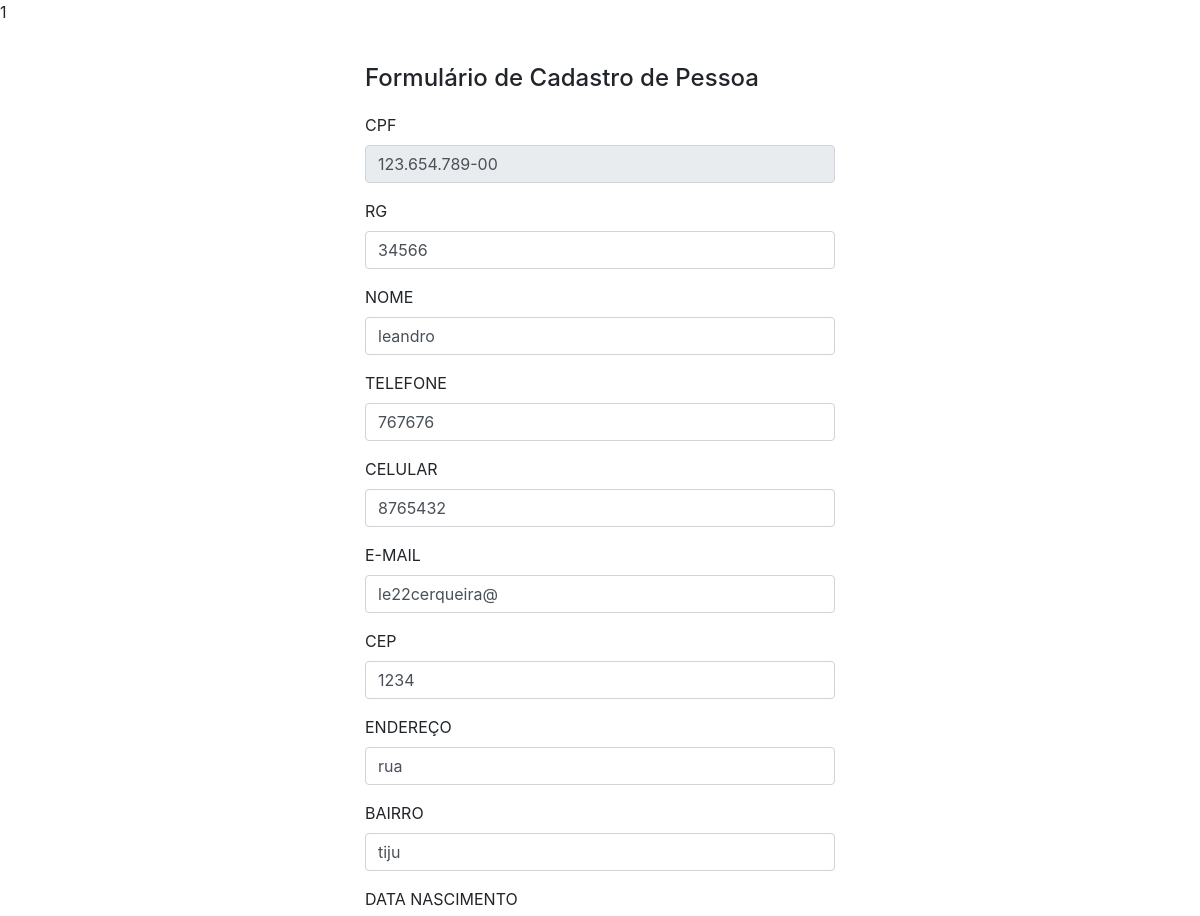
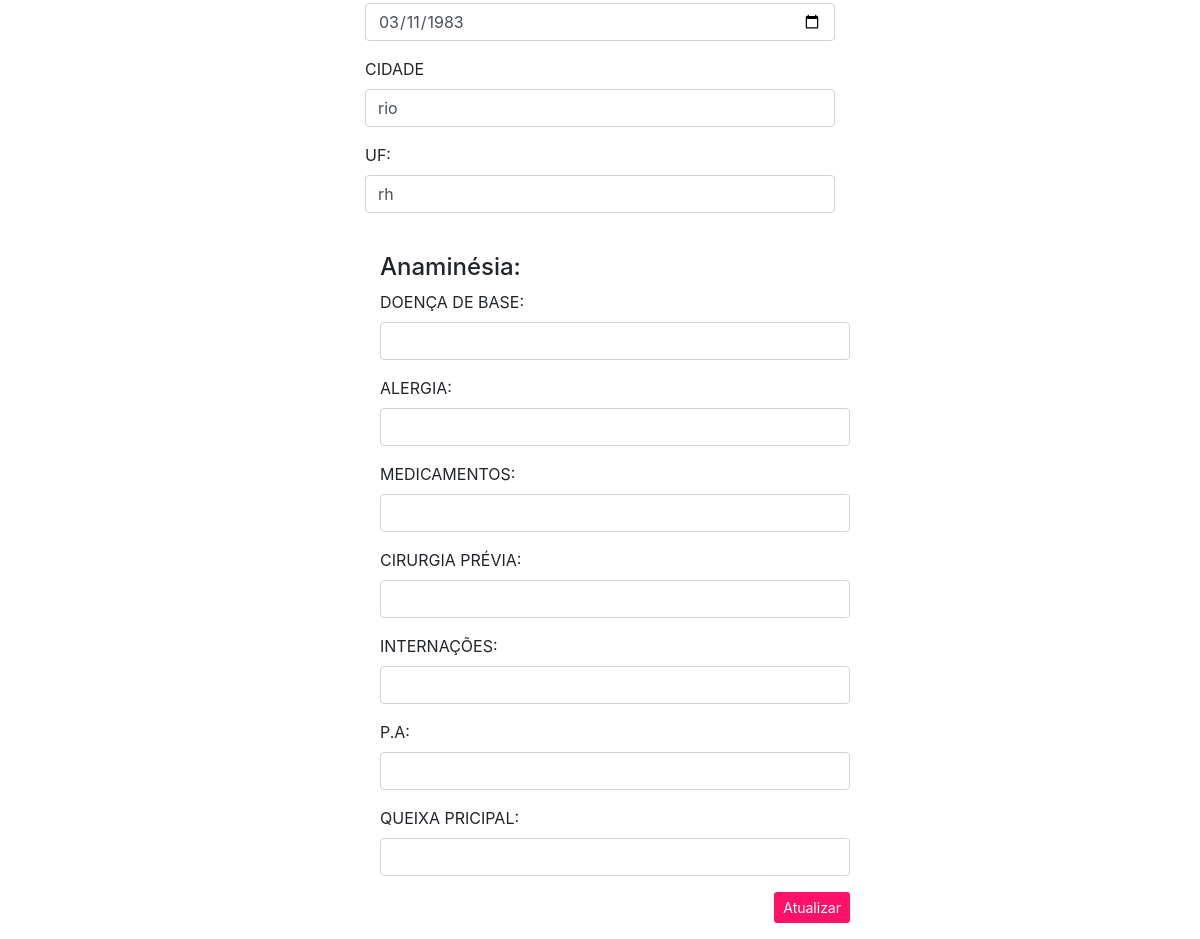
/editar_pessoa.php?id=1, run on the app's committed database (2 pictures, top to bottom).
### tables this page shows
CREATE TABLE `cadpessoa` (
  `id_pessoa` int(11) NOT NULL,
  `cpf` varchar(15) NOT NULL,
  `rg` varchar(15) NOT NULL,
  `nome` varchar(100) NOT NULL,
  `telefone` varchar(15) NOT NULL,
  `celular` varchar(15) NOT NULL,
  `email` varchar(50) NOT NULL,
  `cep` varchar(15) NOT NULL,
  `endereco` varchar(100) NOT NULL,
  `bairro` varchar(50) NOT NULL,
  `nascimento` date NOT NULL,
  `cidade` varchar(30) NOT NULL,
  `uf` varchar(5) DEFAULT NULL,
  `doencabase` varchar(255) DEFAULT NULL,
  `alergia` varchar(255) DEFAULT NULL,
  `medicamentos` varchar(255) DEFAULT NULL,
  `cirurgia` varchar(255) DEFAULT NULL,
  `internacoes` varchar(255) DEFAULT NULL,
  `pa` varchar(255) DEFAULT NULL,
  `queixaprinc` varchar(255) DEFAULT NULL
);

### editar_pessoa.php (the view, shortened to what this page needs)
<?php
include 'conexao.php';
echo $id = $_GET['id'];
?>
<!DOCTYPE html>
<html>
<head>
	<link rel="stylesheet" href="https://stackpath.bootstrapcdn.com/bootstrap/4.3.1/css/bootstrap.min.css">
</head>
<body>
	<div class="container" id="tamanhoContainer" style="margin-top: 40px">
		<h4>Formulário de Cadastro de Pessoa</h4>
		<form action="_cadastra_pessoa.php" method="post" style="margin-top: 20px" >
            <?php
            $sql = "SELECT * FROM `cadpessoa` WHERE id_pessoa = $id";
            $buscar = mysqli_query($conexao,$sql);
            while ($array = mysqli_fetch_array($buscar)) {
    			$cpf = $array['cpf'];
    			$rg = $array['rg'];
    			$nome = $array['nome'];
    			$telefone = $array['telefone'];
    			$celular = $array['celular'];
                $email = $array['email'];
                $cep = $array['cep'];
                $endereco = $array['endereco'];
                $bairro = $array['bairro'];
                $nascimento = $array['nascimento'];
                $cidade = $array['cidade'];
                $uf = $array['uf'];
                $doencabase = $array['doencabase'];
                $alergia = $array['alergia'];
                $medicamentos = $array['medicamentos'];
                $cirurgia = $array['cirurgia'];
                $internacoes = $array['internacoes'];
                $pa = $array['pa'];
                $queixaprinc = $array['queixaprinc'];
            ?>
  			<div class="form-group">
    			<label>CPF</label>
    			<input type="text" class="form-control" name="cpf" value="<?php echo $cpf ?>" disabled>
    		</div>
			<div class="form-group">
    			<label>RG</label>
    			<input type="text" class="form-control" name="rg" value="<?php echo $rg ?>">
    		</div>
    		<div class="form-group">
    			<label>NOME</label>
    			<input type="text" class="form-control" name="nome" value="<?php echo $nome ?>">
    		</div>
            <div class="form-group">
    			<label>TELEFONE</label>
    			<input type="text" class="form-control" name="telefone" value="<?php echo $telefone ?>">
    		</div>
            <div class="form-group">
    			<label>CELULAR</label>
    			<input type="text" class="form-control" name="celular" value="<?php echo $celular ?>">
    		</div>
            <div class="form-group">
    			<label>E-MAIL</label>
    			<input type="text" class="form-control" name="email" value="<?php echo $email ?>">
    		</div>
            <div class="form-group">
    			<label>CEP</label>
    			<input type="text" class="form-control" name="cep" value="<?php echo $cep ?>">
    		</div>
            <div class="form-group">
    			<label>ENDEREÇO</label>
    			<input type="text" class="form-control" name="endereco" value="<?php echo $endereco ?>">
    		</div>
            <div class="form-group">
    			<label>BAIRRO</label>
    			<input type="text" class="form-control" name="bairro" value="<?php echo $bairro ?>">
    		</div>
            <div class="form-group">
    			<label>DATA NASCIMENTO</label>
    			<input type="date" class="form-control" name="nascimento" value="<?php echo $nascimento ?>">
    		</div>
            <div class="form-group">
    			<label>CIDADE</label>
    			<input type="text" class="form-control" name="cidade" value="<?php echo $cidade ?>">
    		</div>
            <div class="form-group">
    			<label>UF:</label>
    			<input type="text" class="form-control" name="uf" value="<?php echo $uf ?>">
    		</div>
            <div class="container" id="tamanhoContainer" style="margin-top: 40px">
            <h4>Anaminésia: </h4>
            <div class="form-group">
    			<label>DOENÇA DE BASE:</label>
    			<input type="text" class="form-control" name="doencabase" value="<?php echo $doencabase ?>">
    		</div>
             <div class="form-group">
    			<label>ALERGIA:</label>
    			<input type="text" class="form-control" name="alergia" value="<?php echo $alergia ?>">
    		</div>
                <div class="form-group">
    			<label>MEDICAMENTOS:</label>
    			<input type="text" class="form-control" name="medicamentos" value="<?php echo $medicamentos ?>">
    		</div>
                <div class="form-group">
    			<label>CIRURGIA PRÉVIA:</label>
    			<input type="text" class="form-control" name="cirurgia" value="<?php echo $cirurgia ?>">
    		</div>
                <div class="form-group">
    			<label>INTERNAÇÕES:</label>
    			<input type="text" class="form-control" name="internacoes" value="<?php echo $internacoes ?>">
    		</div>
                <div class="form-group">
    			<label>P.A:</label>
    			<input type="text" class="form-control" name="pa" value="<?php echo $pa ?>">
    		</div>
                <div class="form-group">
    			<label>QUEIXA PRICIPAL:</label>
    			<input type="text" class="form-control" name="queixaprinc" value="<?php echo $queixaprinc ?>">
    		</div>
  			<div style="text-align: right;">
  				<button type="submit" id="botao" class="btn btn-sm">Atualizar</button>
  			</div>
            </div>
        <?php }  ?>
    	</form>
	</div>
</body>
</html>

### editar_pessoa.php (style rules this page uses)
#tamanhoContainer { width: 500px; }
#botao { background-color: #FF1168; color: #ffffff; }

### data on the page
cadpessoa: cpf "123.654.789-00", rg "34566", nome "leandro", telefone "767676", celular "8765432", email "le22cerqueira@", cep "1234", endereco "rua", bairro "tiju", nascimento "03/11/1983", cidade "rio", uf "rh"
